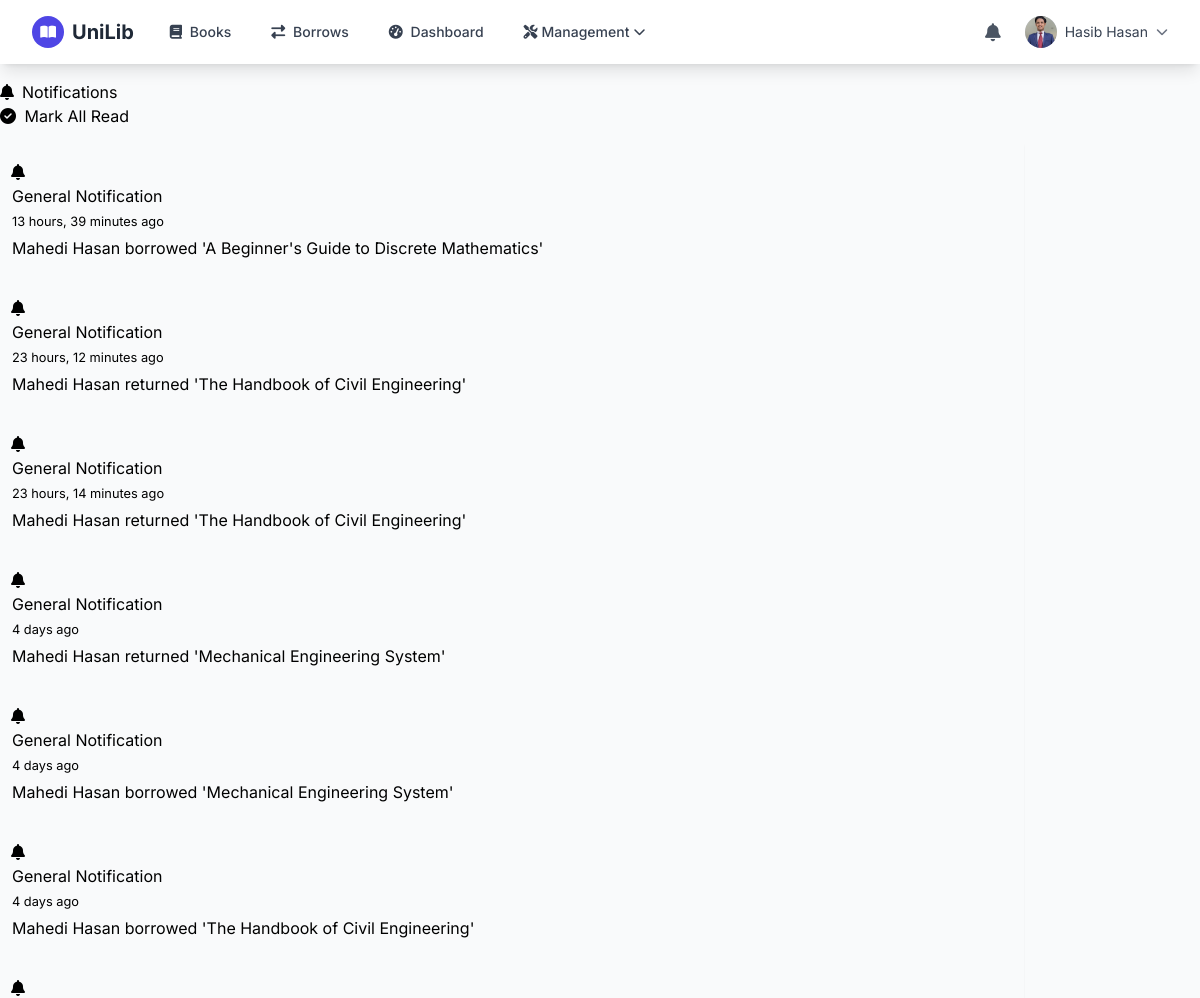
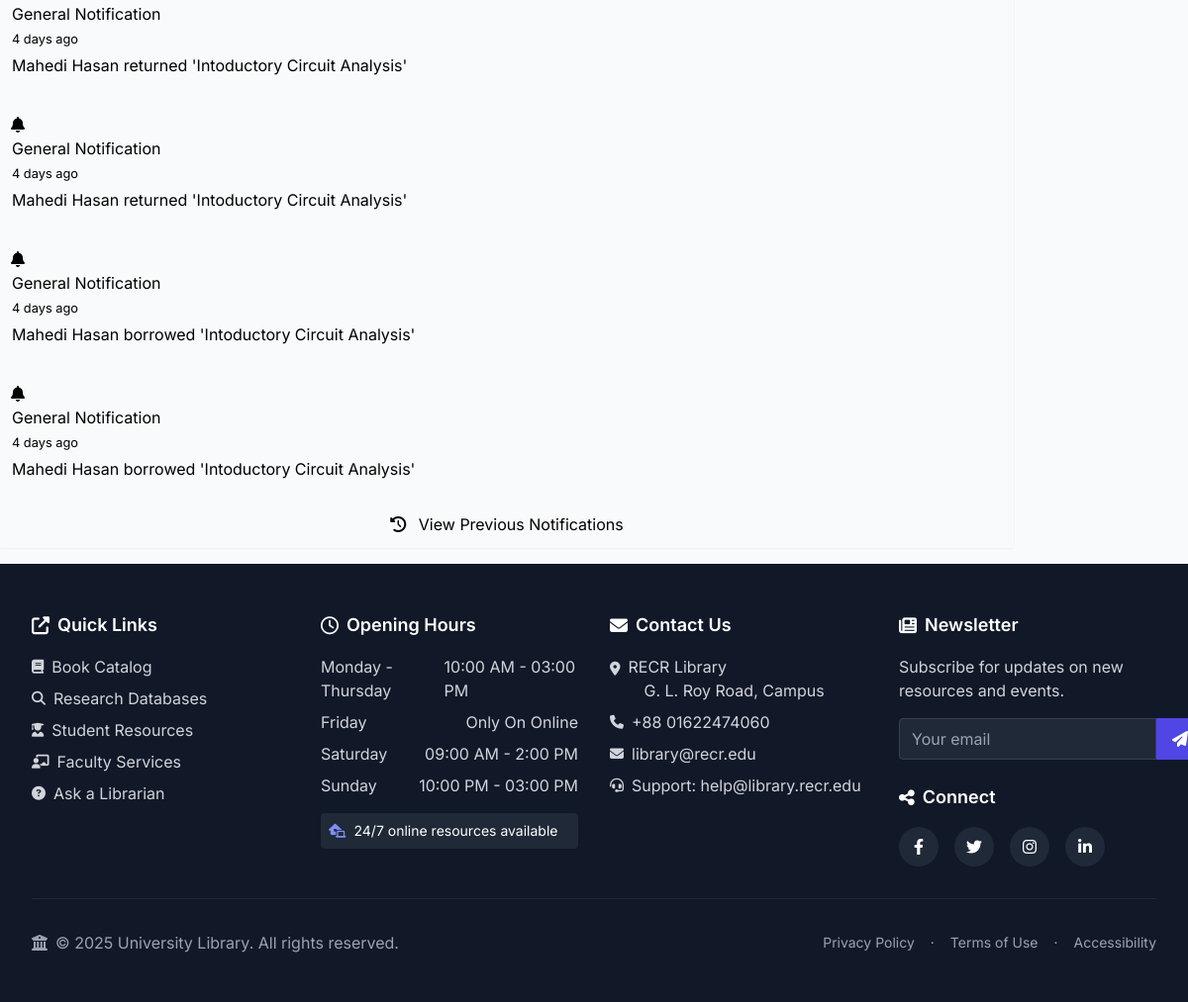
The app's page /notifications/ (signed in) with its own data (2 pictures, top to bottom).
### accounts/models.py (models this page shows, shortened)
class User(AbstractUser):
    email = models.EmailField(unique=True)
    class Role(models.TextChoices):
        ADMIN = 'ADMIN', _('Admin')
        LIBRARIAN = 'LIBRARIAN', _('Librarian')
        STUDENT = 'STUDENT', _('Student')
        FACULTY = 'FACULTY', _('Faculty')
    role = models.CharField(max_length=10, choices=Role.choices, default=Role.STUDENT)
    university_id = models.CharField(max_length=20, unique=True)
    phone = models.CharField(max_length=15, blank=True)
    address = models.TextField(blank=True)
    profile_picture = models.ImageField(upload_to='profile_pics/', blank=True, null=True)
    def is_admin(self):
        return self.role == self.Role.ADMIN
    def is_librarian(self):
        return self.role == self.Role.LIBRARIAN
    def get_profile_picture(self):
        if self.profile_picture and hasattr(self.profile_picture, 'url'):
            return self.profile_picture.url
        return '/static/images/default_profile.png'

### notifications/models.py (models this page shows, shortened)
class Notification(models.Model):
    class NotificationType(models.TextChoices):
        DUE_DATE = 'DUE', _('Due Date Reminder')
        RESERVATION = 'RES', _('Reservation Available')
        FINE = 'FINE', _('Fine Issued')
        GENERAL = 'GEN', _('General Notification')
    user = models.ForeignKey(User, on_delete=models.CASCADE, related_name='notifications')
    notification_type = models.CharField(max_length=103, choices=NotificationType.choices, default=NotificationType.GENERAL)
    message = models.TextField()
    is_read = models.BooleanField(default=False)
    created_at = models.DateTimeField(auto_now_add=True)
    related_url = models.URLField(blank=True, null=True)
    class Meta:
        ordering = ['-created_at']

### notifications/views.py (the view)
# urls.py: path('', notification_list, name='notification-list'),
@login_required
def notification_list(request):
    notifications = request.user.notifications.all().order_by('-created_at')
    paginator = Paginator(notifications, 10)  # Show 10 notifications per page
    page_number = request.GET.get('page')
    page_obj = paginator.get_page(page_number)
    return render(request, 'notifications/notification_list.html', {
        'notifications': page_obj,
        'has_next': page_obj.has_next()
    })

### notifications/templates/notifications/notification_list.html (shortened to what this page needs)
{% extends 'base.html' %}
{% block content %}
<div class="container py-4">
    <div class="d-flex justify-content-between align-items-center mb-4">
        <h2 class="mb-0">
            <i class="fas fa-bell me-2 text-primary"></i>Notifications
        </h2>
        <a href="{% url 'mark-all-as-read' %}" class="btn btn-sm btn-outline-primary">
            <i class="fas fa-check-circle me-1"></i> Mark All Read
        </a>
    </div>
    <div class="card border-0 shadow-sm">
        {% if notifications %}
        <div class="list-group list-group-flush" id="notificationList">
            {% for notification in notifications %}
            <div class="list-group-item border-0 py-3 {% if not notification.is_read %}unread-notification{% endif %}">
                <div class="d-flex align-items-start">
                    <div class="flex-shrink-0 pt-1">
                        <span class="badge bg-{% if not notification.is_read %}primary{% else %}secondary{% endif %} rounded-circle p-2">
                            <i class="fas fa-{% if notification.notification_type == 'DUE' %}clock{% elif notification.notification_type == 'RES' %}bookmark{% else %}bell{% endif %} fa-fw"></i>
                        </span>
                    </div>
                    <div class="flex-grow-1 ms-3">
                        <div class="d-flex justify-content-between align-items-center mb-1">
                            <h6 class="mb-0 {% if not notification.is_read %}fw-bold{% endif %}">
                                {{ notification.get_notification_type_display }}
                            </h6>
                            <small class="text-muted">{{ notification.created_at|timesince }} ago</small>
                        </div>
                        <p class="mb-2">{{ notification.message }}</p>
                    </div>
                </div>
            </div>
            {% endfor %}
        </div>
        {% if has_next %}
        <div class="card-footer bg-transparent border-0 text-center py-3">
            <button id="loadMoreBtn" class="btn btn-outline-primary" data-page="2">
                <i class="fas fa-history me-2"></i> View Previous Notifications
            </button>
        </div>
        {% endif %}
        {% else %}
        <div class="card-body text-center py-5">
            <i class="fas fa-bell-slash text-muted fa-3x mb-3"></i>
            <h5 class="text-muted">No notifications</h5>
            <p class="text-muted">You're all caught up!</p>
        </div>
        {% endif %}
    </div>
</div>
{% endblock %}

### templates/base.html (shortened to what this page needs)
<!DOCTYPE html>
<html lang="en">
<head>
    <link rel="stylesheet" href="https://cdnjs.cloudflare.com/ajax/libs/font-awesome/6.4.0/css/all.min.css">
    <script src="https://cdn.tailwindcss.com/3.4.16"></script>
</head>
<body class="min-h-screen flex flex-col bg-gray-50">
    <nav class="bg-white shadow-lg sticky top-0 z-50">
        <div class="max-w-7xl mx-auto px-4 sm:px-6 lg:px-8">
            <div class="flex justify-between h-16">
                <div class="flex items-center">
                    <a href="{% url 'home' %}" class="flex items-center space-x-2">
                        <div class="w-8 h-8 rounded-full bg-indigo-600 flex items-center justify-center">
                            <i class="fas fa-book-open text-white text-sm"></i>
                        </div>
                        <span class="font-bold text-xl text-gray-800">UniLib</span>
                    </a>
                    <div class="hidden md:ml-6 md:flex md:space-x-4">
                        <a href="{% url 'book-list' %}" class="px-3 py-2 rounded-md text-sm font-medium text-gray-700 hover:text-indigo-600 hover:bg-gray-100 transition-colors">
                            <i class="fas fa-book mr-1"></i> Books
                        </a>
                        {% if user.is_authenticated %}
                        <a href="{% url 'borrow-list' %}" class="px-3 py-2 rounded-md text-sm font-medium text-gray-700 hover:text-indigo-600 hover:bg-gray-100 transition-colors">
                            <i class="fas fa-exchange-alt mr-1"></i> Borrows
                        </a>
                        <a href="{% url 'dashboard' %}" class="px-3 py-2 rounded-md text-sm font-medium text-gray-700 hover:text-indigo-600 hover:bg-gray-100 transition-colors">
                            <i class="fas fa-tachometer-alt mr-1"></i> Dashboard
                        </a>
                        {% if user.is_admin or user.is_librarian %}
                        <div class="relative group">
                            <button class="px-3 py-2 rounded-md text-sm font-medium text-gray-700 hover:text-indigo-600 hover:bg-gray-100 transition-colors flex items-center">
                                <i class="fas fa-tools mr-1"></i> Management
                                <i class="fas fa-chevron-down ml-1 text-xs"></i>
                            </button>
                        </div>
                        {% endif %}
                        {% endif %}
                    </div>
                </div>
                <div class="flex items-center space-x-4">
                    {% if user.is_authenticated %}
                    <a href="{% url 'notification-list' %}" class="relative p-2 text-gray-600 hover:text-indigo-600 transition-colors">
                        <i class="fas fa-bell text-lg"></i>
                    </a>
                    <div class="relative group">
                        <button class="flex items-center space-x-2 text-sm focus:outline-none">
                            <div class="w-8 h-8 rounded-full bg-indigo-100 flex items-center justify-center overflow-hidden">
                                <img src="{{ user.get_profile_picture }}" class="w-full h-full object-cover" alt="Profile">
                            </div>
                            <span class="hidden md:block text-gray-700">{{ user.get_full_name|default:user.username }}</span>
                            <i class="fas fa-chevron-down text-xs text-gray-500"></i>
                        </button>
                    </div>
                    {% endif %}
                </div>
            </div>
        </div>
    </nav>
    <main class="flex-grow">
        {% block content %}{% endblock %}
    </main>
    <footer class="bg-gray-900 text-white">
        <div class="max-w-7xl mx-auto px-4 sm:px-6 lg:px-8 py-12">
            <div class="grid grid-cols-1 md:grid-cols-2 lg:grid-cols-4 gap-8">
                <div>
                    <h3 class="text-lg font-semibold mb-4 flex items-center">
                        <i class="fas fa-external-link-alt mr-2"></i> Quick Links
                    </h3>
                    <ul class="space-y-2">
                        <li>
                            <a href="{% url 'book-list' %}" class="text-gray-300 hover:text-white transition-colors flex items-center">
                                <i class="fas fa-book mr-2 text-sm"></i> Book Catalog
                            </a>
                        </li>
                        <li>
                            <a href="https://www.ru.ac.bd/ier/" class="text-gray-300 hover:text-white transition-colors flex items-center" target="_blank">
                                <i class="fas fa-search mr-2 text-sm"></i> Research Databases
                            </a>
                        </li>
                        <li>
                            <a href="https://www.ru.ac.bd/publications/" class="text-gray-300 hover:text-white transition-colors flex items-center" target="_blank">
                                <i class="fas fa-user-graduate mr-2 text-sm"></i> Student Resources
                            </a>
                        </li>
                        <li>
                            <a href="https://www.ru.ac.bd/faculties/" class="text-gray-300 hover:text-white transition-colors flex items-center" target="_blank">
                                <i class="fas fa-chalkboard-teacher mr-2 text-sm"></i> Faculty Services
                            </a>
                        </li>
                        <li>
                            <a href="https://www.facebook.com/sadrul.sabbir" class="text-gray-300 hover:text-white transition-colors flex items-center" target="_blank">
                                <i class="fas fa-question-circle mr-2 text-sm"></i> Ask a Librarian
                            </a>
                        </li>
                    </ul>
                </div>
                <div>
                    <h3 class="text-lg font-semibold mb-4 flex items-center">
                        <i class="far fa-clock mr-2"></i> Opening Hours
                    </h3>
                    <ul class="space-y-2 text-gray-300">
                        <li class="flex justify-between">
                            <span>Monday - Thursday</span>
                            <span>10:00 AM - 03:00 PM</span>
                        </li>
                        <li class="flex justify-between">
                            <span>Friday</span>
                            <span>Only On Online</span>
                        </li>
                        <li class="flex justify-between">
                            <span>Saturday</span>
                            <span>09:00 AM - 2:00 PM</span>
                        </li>
                        <li class="flex justify-between">
                            <span>Sunday</span>
                            <span>10:00 PM - 03:00 PM</span>
                        </li>
                    </ul>
                    <div class="mt-4 p-2 bg-gray-800 rounded text-sm flex items-center">
                        <i class="fas fa-laptop-house mr-2 text-indigo-400"></i>
                        24/7 online resources available
                    </div>
                </div>
                <div>
                    <h3 class="text-lg font-semibold mb-4 flex items-center">
                        <i class="fas fa-envelope mr-2"></i> Contact Us
                    </h3>
                    <address class="not-italic text-gray-300 space-y-2">
                        <div class="flex items-start">
                            <i class="fas fa-map-marker-alt mr-2 mt-1 text-sm"></i>
                            <div>
                                RECR Library<br>
                                <span class="ml-4">G. L. Roy Road, Campus</span>
                            </div>
                        </div>
                        <div class="flex items-center">
                            <i class="fas fa-phone mr-2 text-sm"></i>
                            +88 01622474060
                        </div>
                        <div class="flex items-center">
                            <i class="fas fa-envelope mr-2 text-sm"></i>
                            library@recr.edu
                        </div>
                        <div class="flex items-center">
                            <i class="fas fa-headset mr-2 text-sm"></i>
                            Support: help@library.recr.edu
                        </div>
                    </address>
                </div>
                <div>
                    <h3 class="text-lg font-semibold mb-4 flex items-center">
                        <i class="fas fa-newspaper mr-2"></i> Newsletter
                    </h3>
                    <p class="text-gray-300 mb-4">
                        Subscribe for updates on new resources and events.
                    </p>
                    <form class="mb-6">
                        <div class="flex">
                            <input type="email" class="flex-grow px-3 py-2 bg-gray-800 border border-gray-700 rounded-l text-white placeholder-gray-400 focus:outline-none focus:ring-2 focus:ring-indigo-500 focus:border-transparent" placeholder="Your email">
                            <button type="submit" class="bg-indigo-600 hover:bg-indigo-700 px-4 py-2 rounded-r text-white transition-colors">
                                <i class="fas fa-paper-plane"></i>
                            </button>
                        </div>
                    </form>
                    <h3 class="text-lg font-semibold mb-4 flex items-center">
                        <i class="fas fa-share-alt mr-2"></i> Connect
                    </h3>
                    <div class="flex space-x-4">
                        <a href="#" class="w-10 h-10 rounded-full bg-gray-800 flex items-center justify-center hover:bg-indigo-600 transition-colors">
                            <i class="fab fa-facebook-f"></i>
                        </a>
                        <a href="#" class="w-10 h-10 rounded-full bg-gray-800 flex items-center justify-center hover:bg-indigo-600 transition-colors">
                            <i class="fab fa-twitter"></i>
                        </a>
                        <a href="#" class="w-10 h-10 rounded-full bg-gray-800 flex items-center justify-center hover:bg-indigo-600 transition-colors">
                            <i class="fab fa-instagram"></i>
                        </a>
                        <a href="#" class="w-10 h-10 rounded-full bg-gray-800 flex items-center justify-center hover:bg-indigo-600 transition-colors">
                            <i class="fab fa-linkedin-in"></i>
                        </a>
                    </div>
                </div>
            </div>
            <div class="border-t border-gray-800 mt-8 pt-8 flex flex-col md:flex-row justify-between items-center">
                <p class="text-gray-400 mb-4 md:mb-0 flex items-center">
                    <i class="fas fa-university mr-2"></i>
                    © {% now "Y" %} University Library. All rights reserved.
                </p>
                <div class="flex space-x-4 text-sm text-gray-400">
                    <a href="#" class="hover:text-white transition-colors">Privacy Policy</a>
                    <span>·</span>
                    <a href="#" class="hover:text-white transition-colors">Terms of Use</a>
                    <span>·</span>
                    <a href="#" class="hover:text-white transition-colors">Accessibility</a>
                </div>
            </div>
        </div>
    </footer>
</body>
</html>

### records on screen
User: get_profile_picture (picture), get_full_name "Hasib Hasan"
Notification: notification_type "General Notification", created_at "13 hours, 39 minutes", message "Mahedi Hasan borrowed 'A Beginner's Guide to Discrete Mathematics'"
Notification: notification_type "General Notification", created_at "23 hours, 12 minutes", message "Mahedi Hasan returned 'The Handbook of Civil Engineering'"
Notification: notification_type "General Notification", created_at "23 hours, 14 minutes", message "Mahedi Hasan returned 'The Handbook of Civil Engineering'"
Notification: notification_type "General Notification", created_at "4 days", message "Mahedi Hasan returned 'Mechanical Engineering System'"
Notification: notification_type "General Notification", created_at "4 days", message "Mahedi Hasan borrowed 'Mechanical Engineering System'"
Notification: notification_type "General Notification", created_at "4 days", message "Mahedi Hasan borrowed 'The Handbook of Civil Engineering'"
Notification: notification_type "General Notification", created_at "4 days", message "Mahedi Hasan returned 'Intoductory Circuit Analysis'"
Notification: notification_type "General Notification", created_at "4 days", message "Mahedi Hasan returned 'Intoductory Circuit Analysis'"
Notification: notification_type "General Notification", created_at "4 days", message "Mahedi Hasan borrowed 'Intoductory Circuit Analysis'"
Notification: notification_type "General Notification", created_at "4 days", message "Mahedi Hasan borrowed 'Intoductory Circuit Analysis'"
